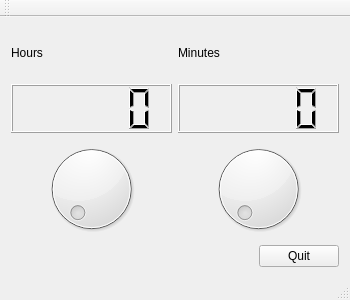
<?xml version="1.0" encoding="UTF-8"?>
<ui version="4.0">
 <class>Exercise1DialsClass</class>
 <widget class="QMainWindow" name="Exercise1DialsClass">
  <property name="geometry">
   <rect>
    <x>0</x>
    <y>0</y>
    <width>350</width>
    <height>300</height>
   </rect>
  </property>
  <property name="sizePolicy">
   <sizepolicy hsizetype="Fixed" vsizetype="Fixed">
    <horstretch>0</horstretch>
    <verstretch>0</verstretch>
   </sizepolicy>
  </property>
  <property name="minimumSize">
   <size>
    <width>350</width>
    <height>300</height>
   </size>
  </property>
  <property name="maximumSize">
   <size>
    <width>350</width>
    <height>300</height>
   </size>
  </property>
  <property name="windowTitle">
   <string>Exercise1Dials</string>
  </property>
  <widget class="QWidget" name="centralWidget">
   <layout class="QGridLayout" name="gridLayout">
    <item row="0" column="0">
     <layout class="QHBoxLayout" name="horizontalLayout">
      <item>
       <layout class="QVBoxLayout" name="verticalLayout">
        <item>
         <widget class="QLabel" name="label">
          <property name="text">
           <string>Hours</string>
          </property>
         </widget>
        </item>
        <item>
         <widget class="QLCDNumber" name="lcdNumber"/>
        </item>
        <item>
         <widget class="QDial" name="dial">
          <property name="maximum">
           <number>23</number>
          </property>
         </widget>
        </item>
       </layout>
      </item>
      <item>
       <layout class="QVBoxLayout" name="verticalLayout_2">
        <item>
         <widget class="QLabel" name="label_2">
          <property name="text">
           <string>Minutes</string>
          </property>
         </widget>
        </item>
        <item>
         <widget class="QLCDNumber" name="lcdNumber_2"/>
        </item>
        <item>
         <widget class="QDial" name="dial_2">
          <property name="maximum">
           <number>59</number>
          </property>
         </widget>
        </item>
       </layout>
      </item>
     </layout>
    </item>
    <item row="1" column="0">
     <layout class="QHBoxLayout" name="horizontalLayout_2">
      <item>
       <spacer name="horizontalSpacer">
        <property name="orientation">
         <enum>Qt::Horizontal</enum>
        </property>
        <property name="sizeHint" stdset="0">
         <size>
          <width>40</width>
          <height>20</height>
         </size>
        </property>
       </spacer>
      </item>
      <item>
       <widget class="QPushButton" name="pushButton">
        <property name="text">
         <string>Quit</string>
        </property>
       </widget>
      </item>
     </layout>
    </item>
   </layout>
  </widget>
  <widget class="QMenuBar" name="menuBar">
   <property name="geometry">
    <rect>
     <x>0</x>
     <y>0</y>
     <width>350</width>
     <height>21</height>
    </rect>
   </property>
  </widget>
  <widget class="QToolBar" name="mainToolBar">
   <attribute name="toolBarArea">
    <enum>TopToolBarArea</enum>
   </attribute>
   <attribute name="toolBarBreak">
    <bool>false</bool>
   </attribute>
  </widget>
  <widget class="QStatusBar" name="statusBar"/>
 </widget>
 <layoutdefault spacing="6" margin="11"/>
 <resources>
  <include location="Exercise1Dials.qrc"/>
 </resources>
 <connections>
  <connection>
   <sender>dial</sender>
   <signal>valueChanged(int)</signal>
   <receiver>lcdNumber</receiver>
   <slot>display(int)</slot>
   <hints>
    <hint type="sourcelabel">
     <x>102</x>
     <y>146</y>
    </hint>
    <hint type="destinationlabel">
     <x>94</x>
     <y>66</y>
    </hint>
   </hints>
  </connection>
  <connection>
   <sender>dial_2</sender>
   <signal>valueChanged(int)</signal>
   <receiver>lcdNumber_2</receiver>
   <slot>display(int)</slot>
   <hints>
    <hint type="sourcelabel">
     <x>256</x>
     <y>145</y>
    </hint>
    <hint type="destinationlabel">
     <x>266</x>
     <y>76</y>
    </hint>
   </hints>
  </connection>
  <connection>
   <sender>pushButton</sender>
   <signal>clicked()</signal>
   <receiver>Exercise1DialsClass</receiver>
   <slot>close()</slot>
   <hints>
    <hint type="sourcelabel">
     <x>305</x>
     <y>234</y>
    </hint>
    <hint type="destinationlabel">
     <x>82</x>
     <y>-21</y>
    </hint>
   </hints>
  </connection>
 </connections>
</ui>
